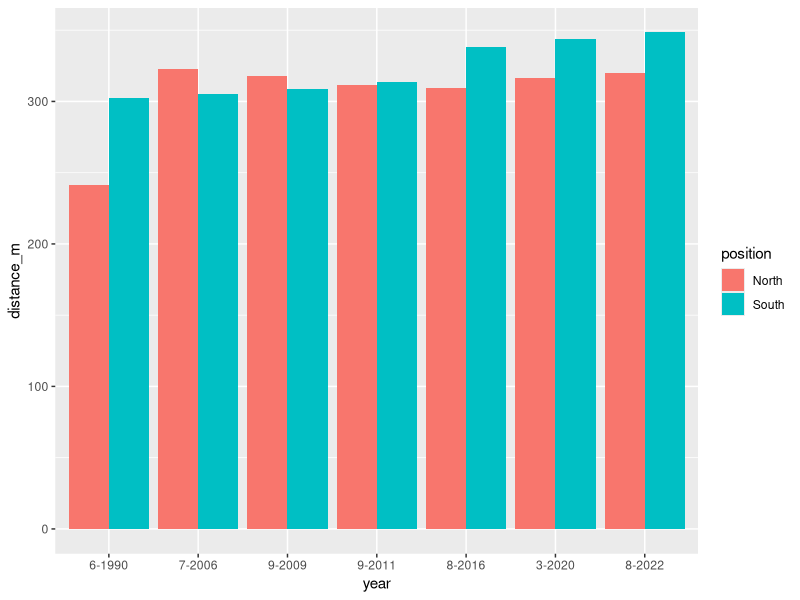

This chart was generated by the following R code: (Note: this script raises an error after producing the figure.)
## RLionheart
## Westport Golf Links
## March 2023

library(tidyverse)

## Arbitrary base point information
## All info is in meters!

South <- data.frame(year = c("6-1990", "7-2006", "9-2009", "9-2011", "8-2016", "3-2020", "8-2022"),
                 distance_m = c(302.47, 305.00, 308.49, 313.71, 338.23, 344.00, 348.42), 
                 position = "South"
)

North <- data.frame(year = c("6-1990", "7-2006", "9-2009", "9-2011", "8-2016", "3-2020", "8-2022"),
                    distance_m = c(241.23, 322.55, 317.65, 311.69, 309.64, 316.66, 319.76), 
                    position = "North"
)

Dist <- South %>% 
  rbind(North)
Dist$year <- factor(Dist$year , levels=c("6-1990", "7-2006", "9-2009", "9-2011", "8-2016", "3-2020", "8-2022"))


ggplot(Dist, aes(fill=position, y=distance_m, x=year)) + 
  geom_bar(position="dodge", stat="identity")



## Euclidean distances
euclidean <- complete.profile %>%
  mutate(x_midpoint = ((min(x) + max(x))/2)) %>%
  mutate(y_midpoint = ((min(y) + max(y))/2)) %>%
  select(profile, year, X_BasePoint, Y_BasePoint, x_midpoint,  y_midpoint) %>%
  unique() %>%
  arrange(year) %>%
  group_by(profile) %>%
  mutate(euc_dist_to_BP = sqrt(((X_BasePoint - x_midpoint)^2) + ((Y_BasePoint -  y_midpoint)^2))) %>%
  # mutate(test = ifelse(levels(euclidean$year)[1], sqrt(((X_BasePoint - x_midpoint)^2) + ((Y_BasePoint -  y_midpoint)^2)),
  #                                ifelse(year == 21, TRUE, FALSE)))
  mutate(profile_slope = ((Y_BasePoint - y_midpoint) / (X_BasePoint - x_midpoint))) %>%
  #mutate(slope_dir = ifelse(profile_slope > 0, "positive", "negative"))
  mutate(slope_dir = "slope")
euclidean$year <- factor(euclidean$year, levels =  c("97", "98", "99","00", "01", "02", "03",
                                                     "04", "05", "06", "07", "08", "09", "10",
                                                     "11", "12", "13", "14", "15", "16", "17",
                                                     "18", "19", "20", "21", "22"))


## Visualize euclidean distance from average Euclidean distance of each year
midpoint.euc.dist.plot <- ggplot(euclidean %>% drop_na(), 
                                 aes(year, euc_dist_to_BP, fill=slope_dir, group = slope_dir)) +
  facet_wrap(~profile) +
  geom_col(position = position_dodge(width = 0.5)) +
  geom_line(aes(group = slope_dir), position = position_dodge(width = 1),
            size = 1, color = "black") +
  geom_smooth(method = "lm", se = TRUE, color="blue") +
  theme(axis.text = element_blank()) +
  ggtitle(paste("Profile", profile.pattern, ": Midpoint Euclidean Distance from Base Point"))
midpoint.euc.dist.plot
